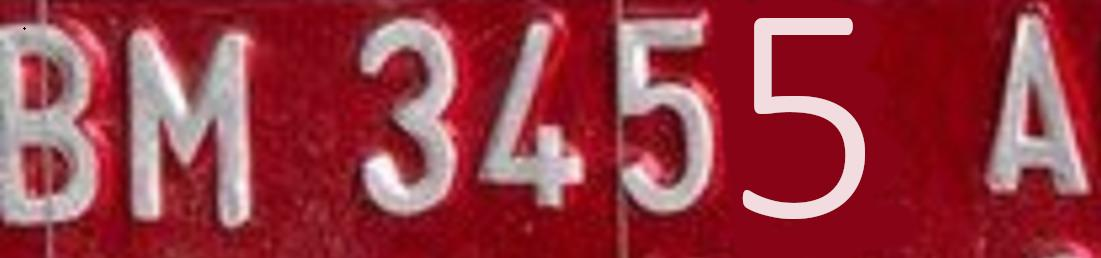
#> input picture 19 M. Rafy Shah Pahlevi/UTS/img/plat1.jpg, 1101 x 258 px, found by its file name; its folder holds only this picture in this run
$ jupyter execute --allow-errors 'UTS_Devano Abe.ipynb'
#> lines starting #> are read from the running program, lines starting #| are printed output that depends on the picture
Nama : Devano Abe

NIM : 2141720204

Absen : 08

# Ketentuan UTS

Berdasarkan pemaparan kasus, Anda diminta untuk,

1. Pilih 5 citra plat nomor untuk setiap anggota kelompok dari dataset yang telah disediakan.
2. Lakukan segmentasi pada citra plat nomor untuk memperjelas karakter pada plat nomor.
3. Anda dapat menggunakan algortima K-Means seperti yang telah dijelaskan pada praktikum sebelumnya atau menggunakan algoritma klasterisasi yang lain.
4. Anda diperkenankan untuk melakukan pra pengolahan data (preprocessing) pada citra seperti,
    * Merubah color space
    * Reduksi dimensi
    * dsb

5. Tampilkan perbandingan citra antara sebelum dan sesudah di segmentasi

Open Challange (Opsional)

* Bagaimana cara melakukan evaluasi pada hasil segementasi?
* Terapkan pada kasus ini!

**Catatan:**
1. Proses loading citra dicontohkan dengan menggunakan library openCV
2. Secara default, openCV akan memuat citra dalam format BGR

# Langkah Pengerjaan

1. menampilkan tinggi, lebar, dan jumlah kanal gambar
2. normalisasi pada gambar untuk mengubah rentang nilai piksel menjadi antara 0 dan 1. dengan cara :
    * data diubah bentuknya (reshape) menjadi (h * w, ch), h = tinggi, w = lebar, dan ch = jumlah kanal gambar. Reshaping ini dilakukan untuk mengubah array gambar menjadi bentuk dua dimensi, di mana setiap baris mewakili piksel tunggal dalam gambar.
3. Membuat plot atau grafik yang menampilkan piksel-piksel dari data gambar dalam ruang warna RGB, dengan cara:
    * Sejumlah N piksel dipilih secara acak dari data gambar. Piksel-piksel tersebut disimpan dalam variabel colors, dan komponen warna merah (R), hijau (G), dan biru (B) dari piksel-piksel tersebut diambil dan disimpan dalam variabel terpisah (R, G, B).
   *  plot tersebut memperlihatkan hubungan antara intensitas warna merah dan hijau dalam piksel pada bagian pertama (subplot ax[0]), serta hubungan antara intensitas warna merah dan biru dalam piksel pada bagian kedua(subplot ax[1]).
4. Segmentasi citra menggunakan algoritma K-Means, dengan cara:
    * Citra diubah bentuknya menjadi array dua dimensi (2D) menggunakan metode reshape karena, algoritma K-Means membutuhkan citra dalam format array 2D dengan setiap baris mewakili piksel tunggal.
    * Jumlah klaster yang diinginkan ditentukan, dalam kasus ini adalah 2 klaster.
    * Objek K-Means dibuat dengan parameter n_clusters yang sesuai dengan jumlah klaster yang diinginkan.
    * Model K-Means dilatih pada data citra dengan menggunakan metode fit pada objek K-Means.
    * Label klaster yang diberikan oleh K-Means untuk setiap piksel dalam citra diarahkan kembali ke bentuk aslinya menggunakan metode reshape. Hasilnya adalah array yang memiliki dimensi yang sama dengan citra asli, tetapi setiap elemennya berisi label klaster yang sesuai.
    * Sebagai contoh, kita dapat mengubah klaster pertama (label 0) menjadi warna merah. Ini dilakukan dengan membuat salinan citra asli menggunakan img.copy(), dan kemudian   mengubah piksel-piksel dengan label klaster 0 menjadi [0, 0, 0] yang mewakili warna hitam.
    * Hasil segmentasi citra disimpan dalam variabel citra_segmentasi.

# Import Library

[cell 1]
import numpy as np
import cv2
import matplotlib.pyplot as plt
from google.colab.patches import cv2_imshow # path cv2.imshow di google colab
import os

* Pilih 5 citra plat nomor untuk setiap anggota kelompok dari dataset yang telah disediakan.

[cell 2]
from google.colab import drive
drive.mount('/content/drive')

[cell 3]
dataset_dir = '/content/drive/MyDrive/Machine Learning/img'
selected_images = [os.path.join(dataset_dir, file) for file in os.listdir(dataset_dir)]
five_plat = selected_images[:5]

* menampilkan 5 citra plat nomor dengan ukuran tertentu

[cell 4]
def show_images(images, titles, figsize=(15, 7)):
    plt.figure(figsize=figsize)
    for i in range(len(images)):
        plt.subplot(1, len(images), i+1)
        plt.imshow(images[i])
        plt.title(titles[i])
        plt.axis('off')
    plt.show()

[cell 5]
# Muat dan tampilkan citra-citra yang dipilih sebelum segmentasi
original_images = [cv2.imread(img) for img in five_plat]
#> original_images = 1 item

# Menampilkan citra asli dengan judul "Original" (dalam format RGB)
fig, axes = plt.subplots(1, 5, figsize=(15, 5))
for ax, image in zip(axes, original_images):
    rgb_image = cv2.cvtColor(image, cv2.COLOR_BGR2RGB)
    ax.imshow(rgb_image)
    ax.set_title('Original')
    ax.axis('off')
#> this loop made 1 pass
plt.show()

# PLAT NOMOR 1

[cell 6]
# Load Gambar
img = cv2.imread('/content/drive/MyDrive/Machine Learning/img/1.jpg')
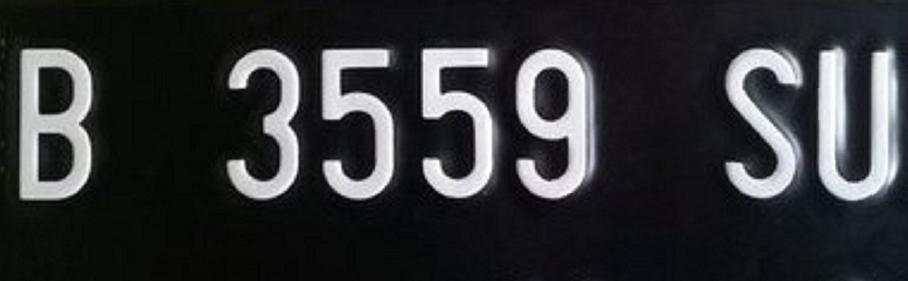
#> input picture 01 Abdullah Azzam/UTS/1.jpg, 908 x 281 px, found by its file name
#> img is the input picture: shape (281, 908, 3); mean B, G, R 53.4, 51.2, 50.1

* menampilkan tinggi, lebar, dan jumlah kanal gambar

[cell 7]
h, w, ch= img.shape
#> h = 281; w = 908; ch = 3
print(h)
#| 281
print(w)
#| 908
print(ch)
#| 3

* normalisasi pada gambar

[cell 8]
data = img / 255.0
data = data.reshape(h * w, ch)
data.shape
#> Out = (255148, 3)

* Plot ruang warna RGB

[cell 9]
def plot_pixels(data, title, colors=None, N=10000):
#> called with data = array of shape (255148, 3), N = 10000
    if colors is None:
        colors = data

    # choose a random subset
    rng = np.random.RandomState(0)
    i = rng.permutation(data.shape[0])[:N]
    colors = colors[i]
    R, G, B = data[i].T
#> R = 10000 values, max 1 at index 638, min 0.00392 at index 5824, mean 0.209; G = 10000 values, max 1 at index 9009, min 0.0118 at index 221, mean 0.201; B = 10000 values, max 1 at index 2176, min 0.0118 at index 221, mean 0.197

    fig, ax = plt.subplots(1, 2, figsize=(8, 4))
    ax[0].scatter(R, G, color=colors, marker='.')
    ax[0].set(xlabel='Red', ylabel='Green', xlim=(0, 1), ylim=(0, 1))

    ax[1].scatter(R, B, color=colors, marker='.')
    ax[1].set(xlabel='Red', ylabel='Blue', xlim=(0, 1), ylim=(0, 1))

    fig.suptitle(title, size=14)

[cell 10]
plot_pixels(data, title='Input color space: 16 million possible colors')

* Segmentasi citra menggunakan algoritma K-Means

[cell 11]
from sklearn.cluster import KMeans

# Reshape citra menjadi array 2D (untuk K-Means)
citra_reshape = img.reshape((-1, 3))

# Tentukan jumlah klaster yang diinginkan
jumlah_klaster = 2

kmeans = KMeans(n_clusters=jumlah_klaster)
kmeans.fit(citra_reshape)

# Arahkan label klaster kembali ke bentuk asli
label_klaster = kmeans.labels_.reshape(img.shape[:2])

# Misalnya, Anda dapat menunjukkan klaster pertama (0) sebagai warna merah
citra_segmentasi = img.copy()
citra_segmentasi[label_klaster == 0] = [0, 0, 0]

# Citra yang telah di-segmentasi tersimpan dalam citra_segmentasi

* Hasil Segmentasi

[cell 12]
fig, ax = plt.subplots(1, 2, figsize=(16, 6),
                       subplot_kw=dict(xticks=[], yticks=[]))
fig.subplots_adjust(wspace=0.05)
ax[0].imshow(cv2.cvtColor(img, cv2.COLOR_BGR2RGB))
ax[0].set_title('Original Image', size=16)
ax[1].imshow(cv2.cvtColor(citra_segmentasi, cv2.COLOR_BGR2RGB))
ax[1].set_title('2-color Image', size=16)

# PLAT NOMOR 2

[cell 13]
# Load Gambar
img2 = cv2.imread('/content/drive/MyDrive/Machine Learning/img/2.jpg')
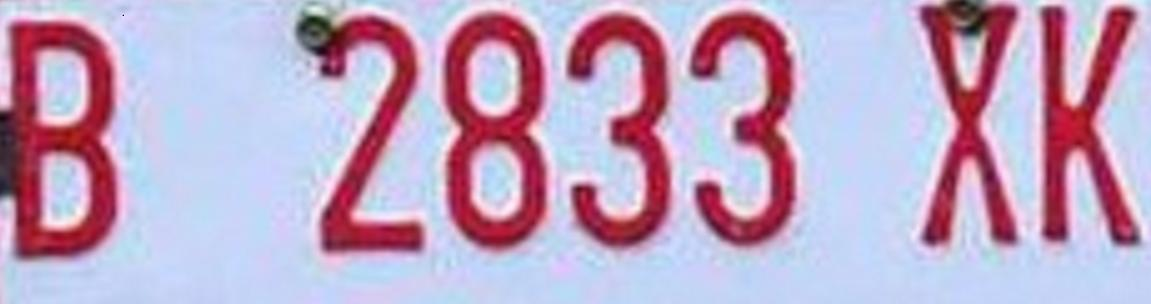
#> input picture 01 Abdullah Azzam/UTS/2.jpg, 1151 x 304 px, found by its file name
#> img2 is the input picture: shape (304, 1151, 3); mean B, G, R 195, 166.8, 190.4

* menampilkan tinggi, lebar, dan jumlah kanal gambar

[cell 14]
h, w, ch= img2.shape
#> h = 304; w = 1151
print(h)
#| 304
print(w)
#| 1151
print(ch)
#| 3

* normalisasi pada gambar

[cell 15]
data = img2 / 255.0
#> data: shape (304, 1151, 3) float64
data = data.reshape(h * w, ch)
data.shape
#> Out = (349904, 3)

* Plot ruang warna RGB

[cell 16]
def plot_pixels(data, title, colors=None, N=10000):
#> called with data = array of shape (349904, 3), N = 10000
    if colors is None:
        colors = data

    # choose a random subset
    rng = np.random.RandomState(0)
    i = rng.permutation(data.shape[0])[:N]
    colors = colors[i]
    R, G, B = data[i].T
#> R = 10000 values, max 1 at index 41, min 0.0627 at index 4761, mean 0.766; G = 10000 values, max 0.945 at index 4165, min 0.00784 at index 2243, mean 0.655; B = 10000 values, max 1 at index 65, min 0.0784 at index 9096, mean 0.748

    fig, ax = plt.subplots(1, 2, figsize=(8, 4))
    ax[0].scatter(R, G, color=colors, marker='.')
    ax[0].set(xlabel='Red', ylabel='Green', xlim=(0, 1), ylim=(0, 1))

    ax[1].scatter(R, B, color=colors, marker='.')
    ax[1].set(xlabel='Red', ylabel='Blue', xlim=(0, 1), ylim=(0, 1))

    fig.suptitle(title, size=14)

[cell 17]
plot_pixels(data, title='Input color space: 16 million possible colors')

* Segmentasi citra menggunakan algoritma K-Means

[cell 18]
from sklearn.cluster import KMeans

# Reshape citra menjadi array 2D (untuk K-Means)
citra_reshape = img2.reshape((-1, 3))

# Tentukan jumlah klaster yang diinginkan
jumlah_klaster = 2

kmeans = KMeans(n_clusters=jumlah_klaster)
kmeans.fit(citra_reshape)

# Arahkan label klaster kembali ke bentuk asli
label_klaster = kmeans.labels_.reshape(img2.shape[:2])

# Misalnya, Anda dapat menunjukkan klaster pertama (0) sebagai warna merah
citra_segmentasi = img2.copy()
citra_segmentasi[label_klaster == 0] = [0, 0, 0]  # Ubah warna merah
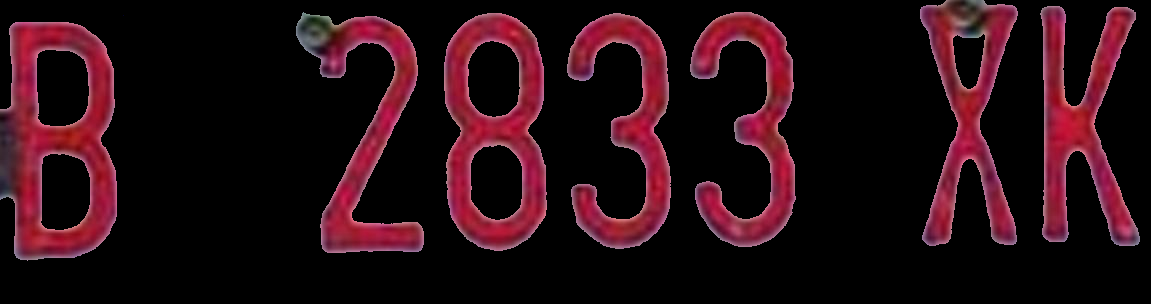
#> citra_segmentasi: shape (304, 1151, 3); mean B, G, R 18.5, 12.1, 37.7

# Citra yang telah di-segmentasi tersimpan dalam citra_segmentasi

* Hasil Segmentasi

[cell 19]
fig, ax = plt.subplots(1, 2, figsize=(16, 6),
                       subplot_kw=dict(xticks=[], yticks=[]))
fig.subplots_adjust(wspace=0.05)
ax[0].imshow(cv2.cvtColor(img2, cv2.COLOR_BGR2RGB))
ax[0].set_title('Original Image', size=16)
ax[1].imshow(cv2.cvtColor(citra_segmentasi, cv2.COLOR_BGR2RGB))
ax[1].set_title('2-color Image', size=16)

# PLAT NOMOR 3

[cell 20]
# Load Gambar
img3 = cv2.imread('/content/drive/MyDrive/Machine Learning/img/3.jpg')
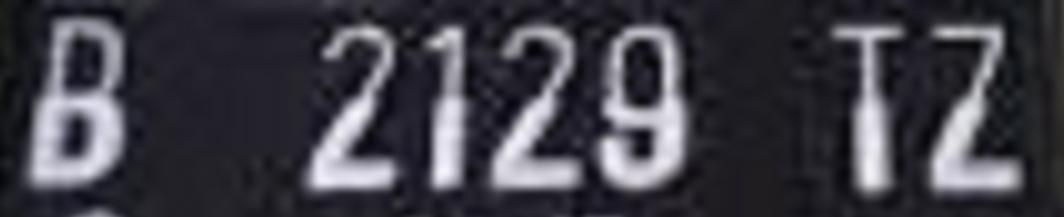
#> input picture 01 Abdullah Azzam/UTS/3.jpg, 1064 x 217 px, found by its file name
#> img3 is the input picture: shape (217, 1064, 3); mean B, G, R 70.9, 62.3, 63.5

* menampilkan tinggi, lebar, dan jumlah kanal gambar

[cell 21]
h, w, ch= img3.shape
#> h = 217; w = 1064
print(h)
#| 217
print(w)
#| 1064
print(ch)
#| 3

* normalisasi pada gambar

[cell 22]
data = img3 / 255.0
#> data: shape (217, 1064, 3) float64
data = data.reshape(h * w, ch)
data.shape
#> Out = (230888, 3)

* Plot ruang warna RGB

[cell 23]
def plot_pixels(data, title, colors=None, N=10000):
#> called with data = array of shape (230888, 3), N = 10000
    if colors is None:
        colors = data

    # choose a random subset
    rng = np.random.RandomState(0)
    i = rng.permutation(data.shape[0])[:N]
    colors = colors[i]
    R, G, B = data[i].T
#> R = 10000 values, max 0.988 at index 3121, min 0.0392 at index 125, mean 0.279; G = 10000 values, max 0.957 at index 3121, min 0.0157 at index 1473, mean 0.245; B = 10000 values, max 0.961 at index 3121, min 0.0196 at index 1473, mean 0.25

    fig, ax = plt.subplots(1, 2, figsize=(8, 4))
    ax[0].scatter(R, G, color=colors, marker='.')
    ax[0].set(xlabel='Red', ylabel='Green', xlim=(0, 1), ylim=(0, 1))

    ax[1].scatter(R, B, color=colors, marker='.')
    ax[1].set(xlabel='Red', ylabel='Blue', xlim=(0, 1), ylim=(0, 1))

    fig.suptitle(title, size=14)

[cell 24]
plot_pixels(data, title='Input color space: 16 million possible colors')

* Segmentasi citra menggunakan algoritma K-Means

[cell 25]
from sklearn.cluster import KMeans

# Reshape citra menjadi array 2D (untuk K-Means)
citra_reshape = img3.reshape((-1, 3))

# Tentukan jumlah klaster yang diinginkan
jumlah_klaster = 2

kmeans = KMeans(n_clusters=jumlah_klaster)
kmeans.fit(citra_reshape)

# Arahkan label klaster kembali ke bentuk asli
label_klaster = kmeans.labels_.reshape(img3.shape[:2])

# Misalnya, Anda dapat menunjukkan klaster pertama (0) sebagai warna merah
citra_segmentasi = img3.copy()
citra_segmentasi[label_klaster == 0] = [0, 0, 0]  # Ubah warna merah
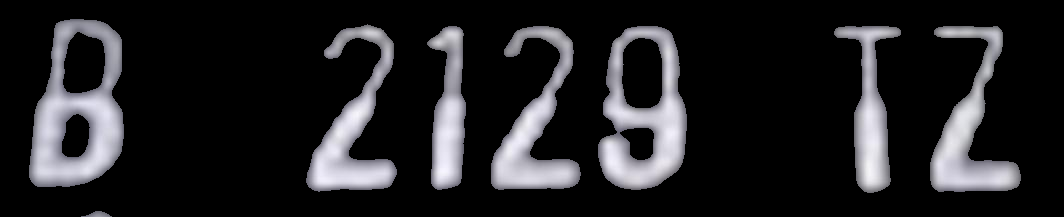
#> citra_segmentasi: shape (217, 1064, 3); mean B, G, R 36.5, 34.3, 34.6

# Citra yang telah di-segmentasi tersimpan dalam citra_segmentasi

* Hasil Segmentasi

[cell 26]
fig, ax = plt.subplots(1, 2, figsize=(16, 6),
                       subplot_kw=dict(xticks=[], yticks=[]))
fig.subplots_adjust(wspace=0.05)
ax[0].imshow(cv2.cvtColor(img3, cv2.COLOR_BGR2RGB))
ax[0].set_title('Original Image', size=16)
ax[1].imshow(cv2.cvtColor(citra_segmentasi, cv2.COLOR_BGR2RGB))
ax[1].set_title('2-color Image', size=16)
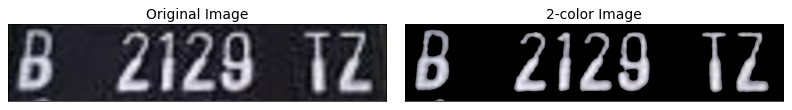
#> figure drawn by matplotlib, 2 panels

# PLAT NOMOR 4

[cell 27]
# Load Gambar
img4 = cv2.imread('/content/drive/MyDrive/Machine Learning/img/4.jpg')
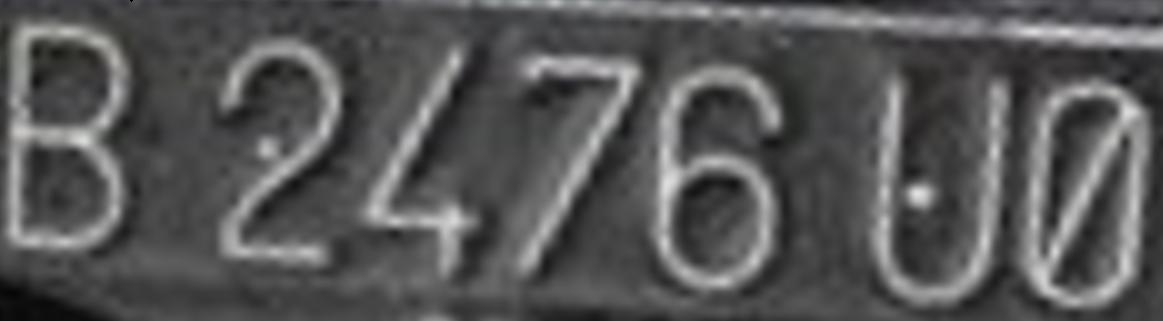
#> input picture 01 Abdullah Azzam/UTS/4.jpg, 1163 x 321 px, found by its file name
#> img4 is the input picture: shape (321, 1163, 3); mean B, G, R 85.9, 85.7, 85.8

* menampilkan tinggi, lebar, dan jumlah kanal gambar

[cell 28]
h, w, ch= img4.shape
#> h = 321; w = 1163
print(h)
#| 321
print(w)
#| 1163
print(ch)
#| 3

* normalisasi pada gambar

[cell 29]
data = img4 / 255.0
#> data: shape (321, 1163, 3) float64
data = data.reshape(h * w, ch)
data.shape

* Plot ruang warna RGB

[cell 30]
def plot_pixels(data, title, colors=None, N=10000):
#> called with data = array of shape (373323, 3), N = 10000
    if colors is None:
        colors = data

    # choose a random subset
    rng = np.random.RandomState(0)
    i = rng.permutation(data.shape[0])[:N]
    colors = colors[i]
    R, G, B = data[i].T
#> R = 10000 values, max 0.867 at index 4285, min 0.0275 at index 7007, mean 0.337; G has the same summary as R; B has the same summary as R

    fig, ax = plt.subplots(1, 2, figsize=(8, 4))
    ax[0].scatter(R, G, color=colors, marker='.')
    ax[0].set(xlabel='Red', ylabel='Green', xlim=(0, 1), ylim=(0, 1))

    ax[1].scatter(R, B, color=colors, marker='.')
    ax[1].set(xlabel='Red', ylabel='Blue', xlim=(0, 1), ylim=(0, 1))

    fig.suptitle(title, size=14)

[cell 31]
plot_pixels(data, title='Input color space: 16 million possible colors')
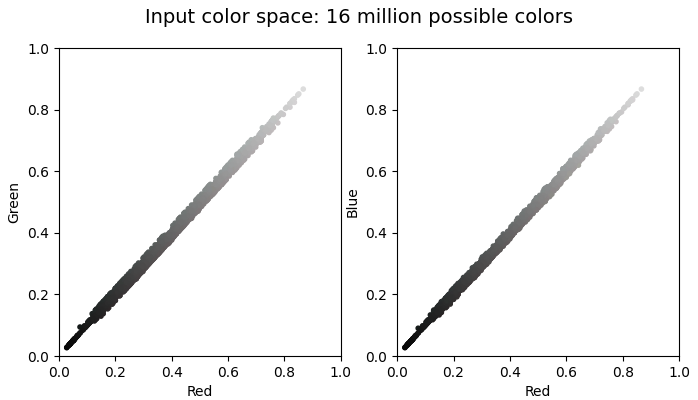
#> figure drawn by matplotlib, 2 panels

* Segmentasi citra menggunakan algoritma K-Means

[cell 32]
from sklearn.cluster import KMeans

# Reshape citra menjadi array 2D (untuk K-Means)
citra_reshape = img4.reshape((-1, 3))

# Tentukan jumlah klaster yang diinginkan
jumlah_klaster = 2

kmeans = KMeans(n_clusters=jumlah_klaster)
kmeans.fit(citra_reshape)

# Arahkan label klaster kembali ke bentuk asli
label_klaster = kmeans.labels_.reshape(img4.shape[:2])

# Misalnya, Anda dapat menunjukkan klaster pertama (0) sebagai warna merah
citra_segmentasi = img4.copy()
citra_segmentasi[label_klaster == 0] = [0, 0, 0]  # Ubah warna merah
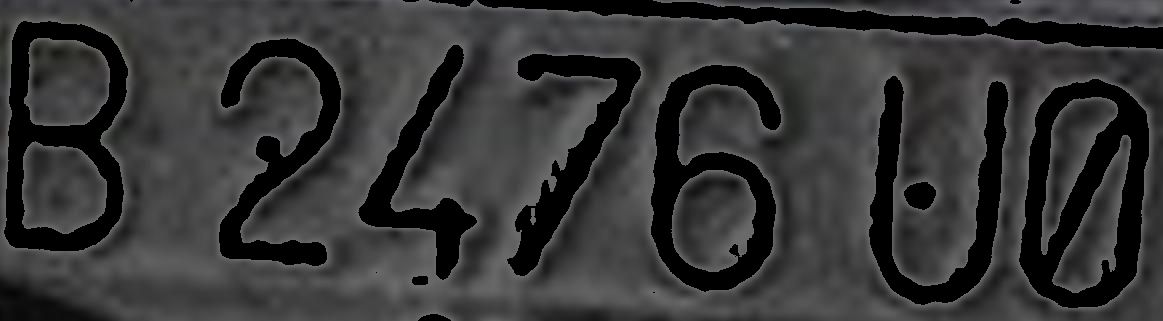
#> citra_segmentasi: shape (321, 1163, 3); mean B, G, R 53.9, 53.7, 53.8

# Citra yang telah di-segmentasi tersimpan dalam citra_segmentasi

* Hasil Segmentasi

[cell 33]
fig, ax = plt.subplots(1, 2, figsize=(16, 6),
                       subplot_kw=dict(xticks=[], yticks=[]))
fig.subplots_adjust(wspace=0.05)
ax[0].imshow(cv2.cvtColor(img4, cv2.COLOR_BGR2RGB))
ax[0].set_title('Original Image', size=16)
ax[1].imshow(cv2.cvtColor(citra_segmentasi, cv2.COLOR_BGR2RGB))
ax[1].set_title('2-color Image', size=16)
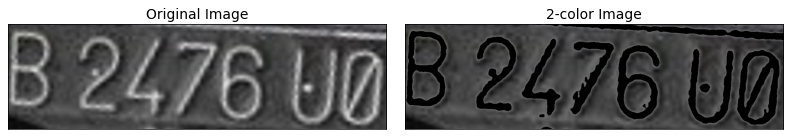
#> figure drawn by matplotlib, 2 panels

# PLAT NOMOR 5

[cell 34]
# Load Gambar
img5 = cv2.imread('/content/drive/MyDrive/Machine Learning/img/5.jpg')

* menampilkan tinggi, lebar, dan jumlah kanal gambar

#> (a cell that did not finish here is left out)

* normalisasi pada gambar

#> (a cell that did not finish here is left out)

* Plot ruang warna RGB

[cell 37]
def plot_pixels(data, title, colors=None, N=10000):
#> called with data = array of shape (373323, 3), N = 10000
    if colors is None:
        colors = data

    # choose a random subset
    rng = np.random.RandomState(0)
    i = rng.permutation(data.shape[0])[:N]
    colors = colors[i]
    R, G, B = data[i].T
#> G has the same summary as R; B has the same summary as R

    fig, ax = plt.subplots(1, 2, figsize=(8, 4))
    ax[0].scatter(R, G, color=colors, marker='.')
    ax[0].set(xlabel='Red', ylabel='Green', xlim=(0, 1), ylim=(0, 1))

    ax[1].scatter(R, B, color=colors, marker='.')
    ax[1].set(xlabel='Red', ylabel='Blue', xlim=(0, 1), ylim=(0, 1))

    fig.suptitle(title, size=14)
